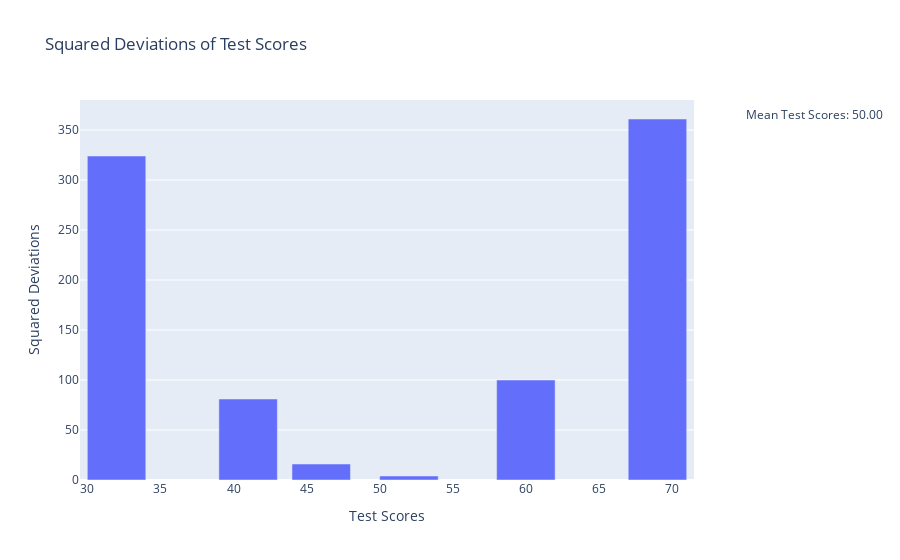

The cell this chart's notebook holds for it:
### Code cell
import plotly.express as px
import pandas as pd
import numpy as np
import plotly.graph_objs as go

# Create a DataFrame with your data
df = pd.DataFrame({
    'Test Scores': [46, 69, 32, 60, 52, 41]
})

# Calculate the mean
mean = df['Test Scores'].mean()

# Calculate the deviations
df['Deviation'] = df['Test Scores'] - mean

# Calculate the squared deviations
df['Squared Deviations'] = np.square(df['Deviation'])

# Create a bar chart of squared deviations
fig = px.bar(df, x='Test Scores', y='Squared Deviations', 
             title='Squared Deviations of Test Scores',
             labels={'Squared Deviations': 'Squared Deviations', 'Test Scores': 'Test Scores'})

# Add an invisible trace for mean, just for the sake of legend
fig.add_trace(go.Scatter(
    x=[df['Test Scores'].min(), df['Test Scores'].max()],
    y=[mean, mean],
    mode="lines",
    line=go.scatter.Line(color="rgba(0,0,0,0)"),  # Transparent color
    showlegend=True,
    name="Mean Test Scores: {:.2f}".format(mean),  # Show mean value in the legend
))

fig.show()

### Figure 1 — Plotly figure (JSON) as saved in the notebook; plotly's stock layout.template omitted (floating-point values rounded to 4 significant figures)
{"data": [{"alignmentgroup": "True", "hovertemplate": "Test Scores=%{x}<br>Squared Deviations=%{y}<extra></extra>", "legendgroup": "", "marker": {"color": "#636efa", "pattern": {"shape": ""}}, "name": "", "offsetgroup": "", "orientation": "v", "showlegend": false, "textposition": "auto", "type": "bar", "x": [46, 69, 32, 60, 52, 41], "xaxis": "x", "y": [16, 361, 324, 100, 4, 81], "yaxis": "y"}, {"line": {"color": "rgba(0,0,0,0)"}, "mode": "lines", "name": "Mean Test Scores: 50.00", "showlegend": true, "type": "scatter", "x": [32, 69], "y": [50, 50]}], "layout": {"barmode": "relative", "legend": {"tracegroupgap": 0}, "title": {"text": "Squared Deviations of Test Scores"}, "xaxis": {"anchor": "y", "domain": [0, 1], "title": {"text": "Test Scores"}}, "yaxis": {"anchor": "x", "domain": [0, 1], "title": {"text": "Squared Deviations"}}}}
